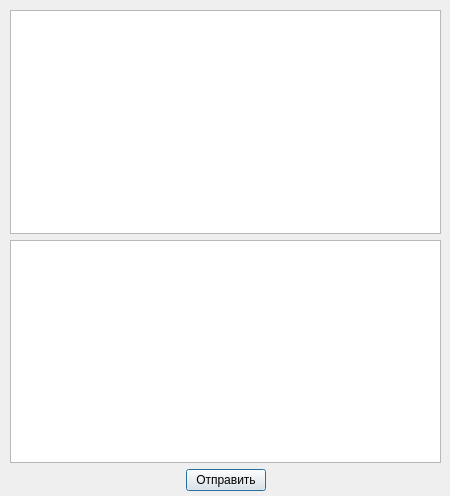
<?xml version="1.0" encoding="UTF-8"?>
<ui version="4.0">
 <class>MyDialog</class>
 <widget class="QDialog" name="MyDialog">
  <property name="geometry">
   <rect>
    <x>0</x>
    <y>0</y>
    <width>450</width>
    <height>496</height>
   </rect>
  </property>
  <property name="sizePolicy">
   <sizepolicy hsizetype="Preferred" vsizetype="Preferred">
    <horstretch>0</horstretch>
    <verstretch>0</verstretch>
   </sizepolicy>
  </property>
  <property name="minimumSize">
   <size>
    <width>450</width>
    <height>496</height>
   </size>
  </property>
  <property name="maximumSize">
   <size>
    <width>450</width>
    <height>496</height>
   </size>
  </property>
  <property name="windowTitle">
   <string>Dialog</string>
  </property>
  <widget class="QWidget" name="layoutWidget">
   <property name="geometry">
    <rect>
     <x>10</x>
     <y>10</y>
     <width>431</width>
     <height>481</height>
    </rect>
   </property>
   <layout class="QVBoxLayout" name="verticalLayout">
    <item>
     <widget class="QPlainTextEdit" name="plainTextEdit_2">
      <property name="focusPolicy">
       <enum>Qt::ClickFocus</enum>
      </property>
      <property name="readOnly">
       <bool>true</bool>
      </property>
     </widget>
    </item>
    <item>
     <widget class="QPlainTextEdit" name="plainTextEdit"/>
    </item>
    <item>
     <layout class="QHBoxLayout" name="horizontalLayout">
      <item>
       <spacer name="horizontalSpacer">
        <property name="orientation">
         <enum>Qt::Horizontal</enum>
        </property>
        <property name="sizeHint" stdset="0">
         <size>
          <width>40</width>
          <height>20</height>
         </size>
        </property>
       </spacer>
      </item>
      <item>
       <widget class="QPushButton" name="sendButton">
        <property name="text">
         <string>Отправить</string>
        </property>
       </widget>
      </item>
      <item>
       <spacer name="horizontalSpacer_2">
        <property name="orientation">
         <enum>Qt::Horizontal</enum>
        </property>
        <property name="sizeHint" stdset="0">
         <size>
          <width>40</width>
          <height>20</height>
         </size>
        </property>
       </spacer>
      </item>
     </layout>
    </item>
   </layout>
  </widget>
 </widget>
 <tabstops>
  <tabstop>plainTextEdit</tabstop>
  <tabstop>sendButton</tabstop>
  <tabstop>plainTextEdit_2</tabstop>
 </tabstops>
 <resources/>
 <connections/>
</ui>
